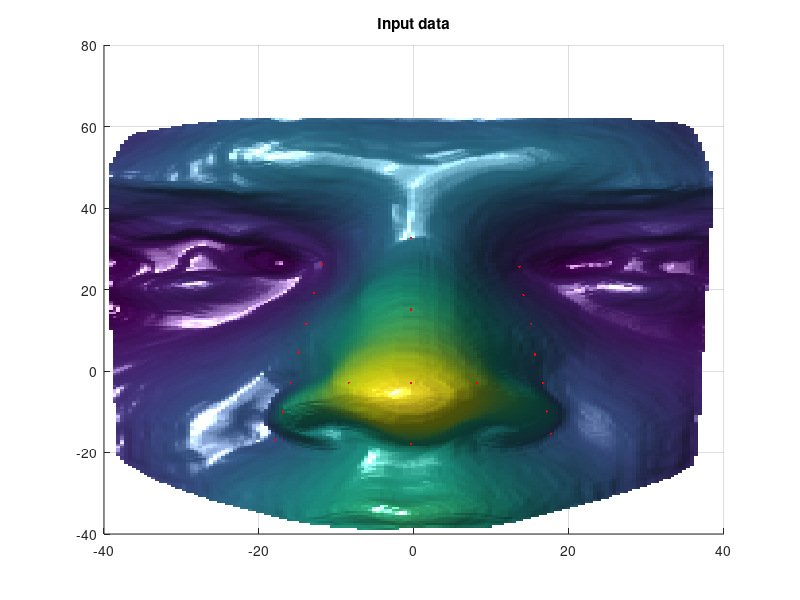

Write the MATLAB code that produced this figure. (Note: this script raises an error after producing the figure.)
% Written by: Mehryar Emambakhsh
% Email: mehryar_emam@yahoo.com
% Date: 31 December 2018
% Paper:
% M. Emambakhsh and A. Evans, “Nasal patches and curves for an expression-robust 3D face recognition,” 
% IEEE Transactions on Pattern Analysis and Machine Intelligence (PAMI), vol. 39, no. 5, pp. 995-1007, 2017. 

function Demo_nasal_curves_patched
% This function is a demo for the nasal cureves feature extraction from
% the Gabor-wavelet filtered normal maps. It uses an uploaded 3D model of
% the nose. 
% After loading the landmarks, the function applies the Gabor-wavelets and
% computes the maximum per orientation.
% Then normal vectors are computed for each maximum scale image. And
% finally, the curves are computed over the nasal region and
% feature vectors are concatenated to form the final feature vector. 

clc
close all
warning off

curves_to_plot = 1;

%%%%%%%%%%%%% Loading the 2.5 depth map
load nasal_curve_landmarks.mat
input_data = rotated_nose;
figure, surf(input_data(:, :, 1), input_data(:, :, 2), input_data(:, :, 3), 'linestyle', 'none')
view(0, 90), camlight left, title('Input data')
%%%%%%%%%%%%%%%%%%%%%%%%%%%%%%%%%%%

%%%%%%%%%%%%% Setting up the landmarks over the depth map
%%%%%%%%% Name of curves
curves_name = {'L1 L2', 'L1 M1', 'L1 M2', 'L1 M3', 'L1 L3', 'L1 AL3', 'L1 AAL3', ...
    'L1 C', 'L1 M4', 'L1 L4', 'L1 L5', 'L1 L7', 'L1 M8', 'L1 M7', 'L1 M6', 'L1 L6', ...
    'L1 AL6', 'L1 AAL6', 'L1 M5', ...
    'L2 L7', 'L2 C', 'L2 L4', 'L2 L3', 'L2 AAL3', 'L2 M7', 'L2 M8', ...
    'L7 C', 'L7 L4', 'L7 L6', 'L7 AAL6', 'L7 M2', 'L7 M1', ...
    'M1 C', 'M2 C', 'M3 C', 'L3 C', 'AL3 C', 'AAL3 C', 'L4 C', 'M8 C', 'M7 C', 'M6 C', ...
    'L6 C', 'AL6 C', 'AAL6 C', ...
    'L4 M1', 'L4 M2', 'L4 M3', 'L4 L3', 'L4 AL3', 'L4 AAL3', 'L4 L5', 'L4 AAL6', 'L4 AL6', ...
    'L4 M6', 'L4 M7', 'L4 M8', ...
    'M4 M2', 'M4 M3', 'M4 M7', ...
    'M5 M7', 'M5 M6', 'M5 M2', ...
    'M1 M8', 'M2 M7', 'M3 M6', 'L3 L6', 'AL3 AL6', 'AAL3 AAL6', ...
    'AAL3 L5', 'AAL6 L5', ...
    'M2 L6', 'M7 L3'};
%%%%%%%%%%%%%%%%%%%%%%%
%%%%%%%%%%%%%%%%%%%%%%%%%%%%%%%%%%%%%%%%%%%%%%%%%%%%%%%%%

%%%%%%%%%%%% Plotting the landmarks
figure(1)
my_landmarks = [L1; L2; L3; L4; L5; L6; L7; M1; M2; M3; M4; M5; M6; M7; M8; C; AL3; AL6; AAL3; AAL6];
hold on,
plot3(my_landmarks(:, 1), my_landmarks(:, 2), my_landmarks(:, 3), 'r.')
%%%%%%%%%%%%%%%%%%%%%%%%%%%%%%%%%%%

%%%%%%%%%%%% Computing the Gabor-wavelets
max_ori = 4;
max_scale = 4;
all_layers = Gabor_wavelet_computer(input_data, max_ori, max_scale);
%%%%%%%%%%%%%%%%%%%%%%%%%%%%%%%%%%%%%%%%%

%%%%%%%%%%%%%%%% Plotting the Gabor-wavelet output
figure('Name', 'Maximal Gabor-wavelet outputs per orientation', 'NumberTitle','off');
subplot(2, 2, 1),
imagesc(all_layers(:, :, 1))
subplot(2, 2, 2),
imagesc(all_layers(:, :, 2))
subplot(2, 2, 3),
imagesc(all_layers(:, :, 3))
subplot(2, 2, 4),
imagesc(all_layers(:, :, 4))
%%%%%%%%%%%%%%%%%%%%%%%%%%%%%%%%%%%%%%%%%%%%%%%%%%

%%%%%%%%%%%%%%%% Computing the normal vectors
all_normal_maps = Normal_vector_computer(input_data(:, :, 1), input_data(:, :, 2), all_layers);
%%%%%%%%%%%%%%%%%%%%%%%%%%%%%%%%%%%%%%%%%%%%%

%%%%%%%%%%%%%%%%%%% Plotting the normal maps
figure('Name', 'Normal maps plot', 'NumberTitle','off')
for map_cnt = 1: length(all_normal_maps)
    curr_map = all_normal_maps{map_cnt};
    subplot(2, 2, map_cnt),
    imagesc(curr_map)
end
%%%%%%%%%%%%%%%%%%%%%%%%%%%%%%%%%%%%%%%%%%%%

%%%%%%%%%%%%%%%% Computing the feature space as the histogram of the nasal
%%%%%%%%%%%%%%%% curves
all_feats = [];
hist_bins = [0: 1: 10];
subplot_cnt = 1;
for layer_cnt = 1: length(all_normal_maps)
    curr_layer3D = rotated_nose;
    curr_norm = all_normal_maps{layer_cnt};
    N1 = curr_norm(:, :, 1);
    N2 = curr_norm(:, :, 2);
    N3 = curr_norm(:, :, 3);

    for norm_cnt = 1: 3
        curr_layer3D(:, :, 3) = eval(['N' num2str(norm_cnt)]);

        if curves_to_plot == 1
            figure(4), subplot(length(all_normal_maps), 3, subplot_cnt),
            surf(curr_layer3D(:, :, 1), curr_layer3D(:, :, 2), curr_layer3D(:, :, 3), 'linestyle', 'none')
            view(0, 90), camlight left
        end
        
        for curve_cnt = 1: length(curves_name)
            curr_curve = curves_name{curve_cnt};
            locs = regexp(curr_curve, ' ');
            Start = curr_curve(1: locs - 1);
            End = curr_curve(locs + 1: end);

            out = get_the_line3(curr_layer3D, eval(Start), eval(End));

            if curves_to_plot == 1
                subplot(length(all_normal_maps), 3, subplot_cnt), hold on,
                plot3(out(:, 1), out(:, 2), out(:, 3), '.b')
            end
            curr_feat = out(:, 3); curr_feat = curr_feat - min(curr_feat);
            curr_feat = (curr_feat./ max(curr_feat))*10;
            curr_feat = hist(curr_feat, hist_bins); curr_feat = curr_feat./ (max(curr_feat) + eps);

            all_feats = [all_feats, curr_feat];
        end
        if curves_to_plot == 1
            title(['Gabor layer = ' num2str(layer_cnt) sprintf('\n') 'Normal dimension = ' num2str(norm_cnt)])
            subplot_cnt = subplot_cnt + 1;
        end
    end
end
%%%%%%%%%%%%%%%%%%%%%%%%%%%%%%%%%%%%%%%%%%%%%%%%%%%%%%%%%%%%%

%%%%%%%%%%%%%%% Plotting the feature space
figure, plot(all_feats), ylim([0, 1.5]), title('Extracted feature vector')
%%%%%%%%%%%%%%%%%%%%%%%%%%%%%%%%%%%%%%%%%%